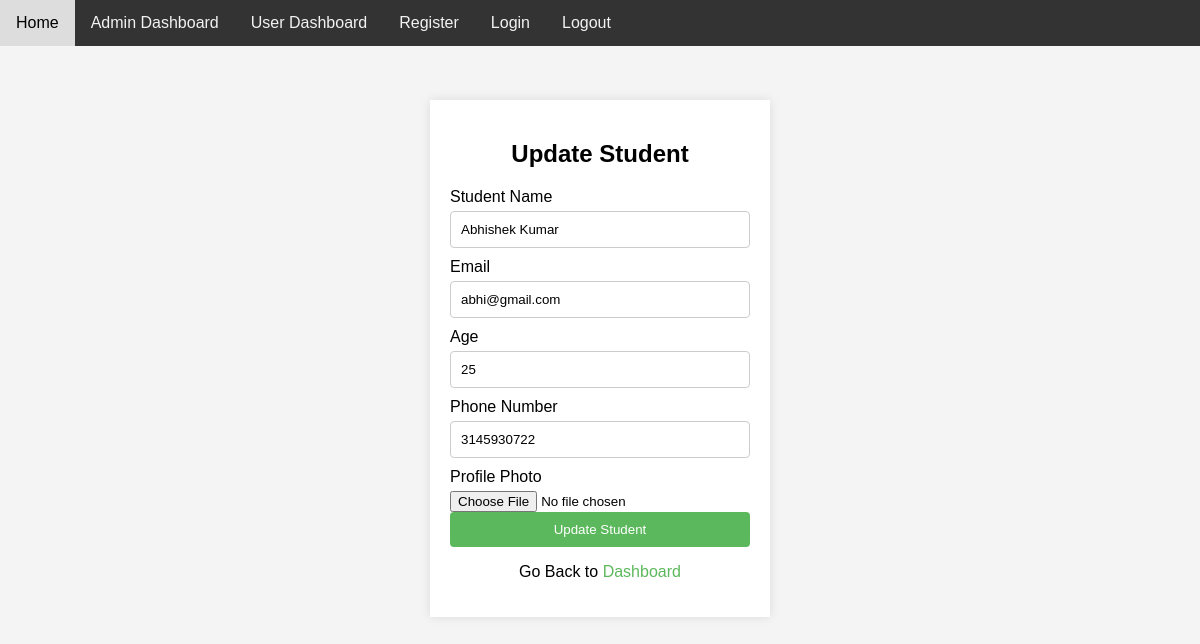
Page /student-edit/1/ (signed in) on the committed database.
### APP/models.py (models this page shows, shortened)
class Student(models.Model):
    name = models.CharField(max_length=100, null=True, blank=True)
    age = models.PositiveIntegerField(null=True, blank=True)
    email = models.EmailField(max_length=100, null=True, blank=True)
    phone = models.CharField(max_length=15, null=True, blank=True)
    photo = models.ImageField(upload_to='profile', blank=True, null=True)

### APP/views.py (the view, shortened to what this page needs)
# urls.py: path('student-edit/<int:id>/', views.student_edit,),
@login_required(login_url="/")
def student_edit(request, id):
    student = Student.objects.get(id=id)
    return render(request, 'student_edit.html', {'student': student})

### APP/templates/student_edit.html (shortened to what this page needs)
{% extends "base.html" %}
{% load static %}
{% block content %}
<div class="container">
    <h2>Update Student</h2>
    <form method="post" enctype="multipart/form-data">
        <label for="name">Student Name</label>
        <input type="text" id="name" name="name" value="{{student.name}}">
        <label for="email">Email</label>
        <input type="email" id="email" name="email" value="{{student.email}}">
        <label for="age">Age</label>
        <input type="text" id="age" name="age" value="{{student.age}}">
        <label for="phone">Phone Number</label>
        <input type="text" id="phone" name="phone" value="{{student.phone}}">
        <label for="photo">Profile Photo</label>
        <input type="file" id="photo" name="photo" value="{{student.photo}}">
        <button type="submit">Update Student</button>
        <p>Go Back to <a href="/">Dashboard</a></p>
    </form>
</div>
{% endblock content %}

### static/css/style.css (style rules this page uses)
body { font-family: Arial, sans-serif; background-color: #f4f4f4; margin: 0; padding: 0; overflow: hidden; }
.container { width: 300px; margin: 100px auto; padding: 20px; background-color: #fff; box-shadow: 0 0 10px rgba(0, 0, 0, 0.1); }
h2 { text-align: center; }
form { display: flex; flex-direction: column; }
label { margin-bottom: 5px; }
input[type="text"], input[type="email"], input[type="password"] { padding: 10px; margin-bottom: 10px; border: 1px solid #ccc; border-radius: 4px; }
button { padding: 10px; background-color: #5cb85c; color: white; border: none; border-radius: 4px; cursor: pointer; }
p { text-align: center; }
a { color: #5cb85c; text-decoration: none; }

### rows in the picture
Student: name "Abhishek Kumar", email "abhi@gmail.com", age "25", phone "3145930722"
